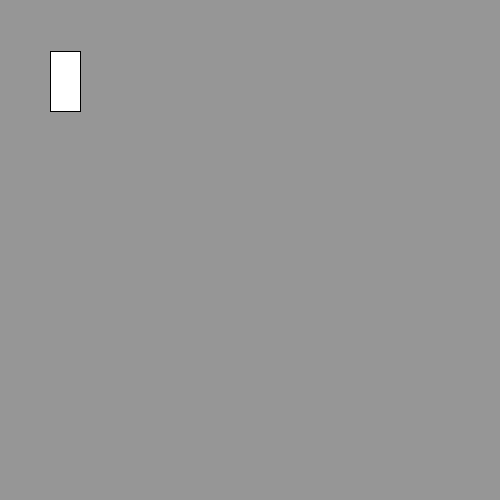
Frame 1 (no input)
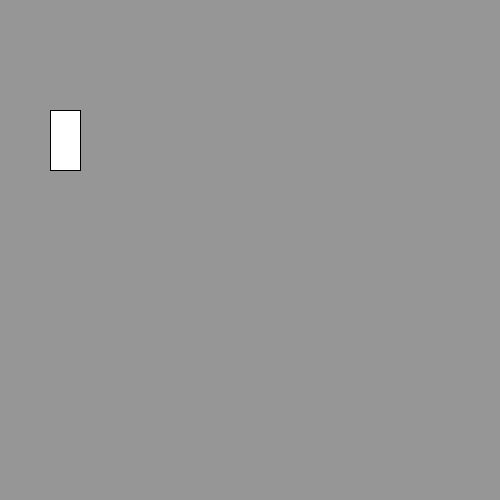
Frame 60 (the mouse pressed at the canvas centre just before this capture)
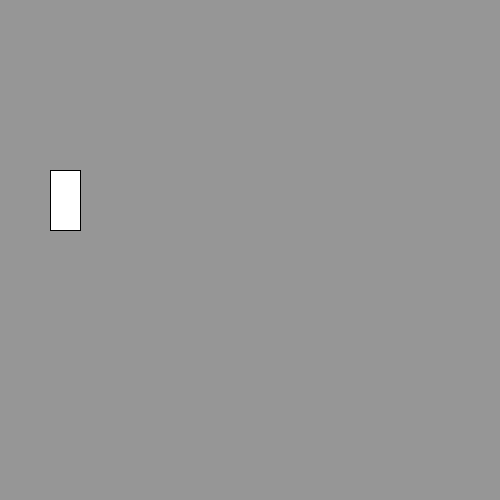
Frame 120 (the mouse held since frame 60 and released just before this capture)

The Processing sketch that drew these frames (run headless with seeded random() and noise(); from frame 60 on, the mouse is pressed at the canvas centre):

// Processing sketch: sketch_260908b_jetpack
// ── sketch_260908b_jetpack.pde
Jetpack jetpack;

void setup () {
  size (500, 500);
  jetpack = new Jetpack(50, 50, 30, 60);
}

void draw () {
  background(150);
  
  if(keyPressed) {
    jetpack.propulsar();
  } else {
    jetpack.actualizar();
  }
  jetpack.dibujar();
}

void keyPressed () {
  
}

// ── Jetpack.pde
class Jetpack {
  float x;
  float y;
  float ancho;
  float alto;
  float g;

  Jetpack (float x, float y, float ancho, float alto) {
    this.x = x;
    this.y = y;
    this.ancho = ancho;
    this.alto  = alto;
    g = 1;
  }
  
  void dibujar () {
    rect(x , y, ancho, alto);
  }
  
  void actualizar () {
    y = y + g;
    y = ((y + alto) > height)? height - alto: y;
  }
  
  void propulsar () {
    y = y - 10;
  }

}
